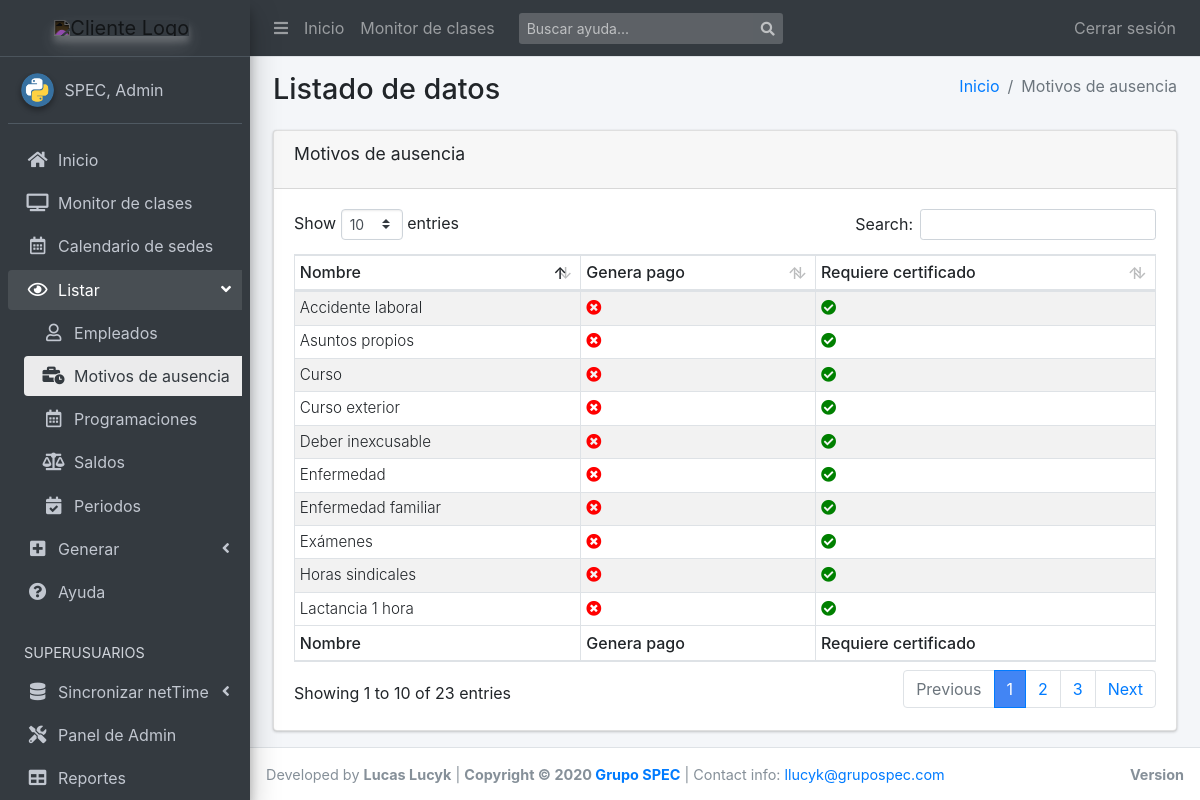
Screenshot of /list/motivos_ausencia/ (signed in) with the database file from the repository.
### scg_app/models.py (models this page shows, shortened)
class MotivoAusencia(models.Model):
    id_netTime = models.PositiveIntegerField(
        default=0,
        validators=[MinValueValidator(1)],
        unique=True,
    )
    nombre = models.CharField(
        max_length=50, unique=True, blank=False, null=False)
    genera_pago = models.BooleanField(blank=True, default=False)
    requiere_certificado = models.BooleanField(blank=True, default=True)
    class Meta:
        verbose_name = 'Motivo de Ausencia'
        verbose_name_plural = 'Motivos de Ausencia'
        ordering = ["nombre", ]
        get_latest_by = 'nombre'

### scg_app/views.py (the view)
# urls.py: path('motivos_ausencia/', views.MotivosAusenciaList.as_view(),
class MotivosAusenciaList(LoginRequiredMixin, ListView):
    model = MotivoAusencia
    template_name = 'apps/scg_app/list/motivos_ausencia.html'
    context_object_name = 'motivos_list'
    ordering = ['nombre']

### templates/apps/scg_app/list/motivos_ausencia.html
{% extends "apps/scg_app/list/base.html" %}
{% block active_ver_mot_aus %} active {% endblock %}
{% block route %}
  <li class="breadcrumb-item"><a href="{% url 'index' %}">Inicio</a></li>
  <li class="breadcrumb-item active">Motivos de ausencia</li>
{% endblock route %}
{% block tableName %}Motivos de ausencia{% endblock %}
{% block tableHeaders %}
  <tr>
    <th>Nombre</th>
    <th>Genera pago</th>
    <th>Requiere certificado</th>
  </tr>
{% endblock %}
{% block tableBody %}
  {% for motivo in motivos_list %}
    <tr>
      <td class="align-middle">{{motivo.nombre|capfirst}}</td>
      <td class="align-middle">
        {% if motivo.genera_pago %}
          <i class="fas fa-check-circle" style="color: green !important;"></i>
        {% else %}
          <i class="fas fa-times-circle" style="color: red !important;"></i>
        {% endif %}
      </td>
      <td class="align-middle">
        {% if motivo.requiere_certificado %}
          <i class="fas fa-check-circle" style="color: green !important;"></i>
        {% else %}
          <i class="fas fa-times-circle" style="color: red !important;"></i>
        {% endif %}
      </td>
    </tr>
  {% endfor %}
{% endblock %}
{% block tableFooter %}
  <tr>
    <th>Nombre</th>
    <th>Genera pago</th>
    <th>Requiere certificado</th>
  </tr>
{% endblock %}

### templates/base_template.html (shortened to what this page needs)
<!DOCTYPE html>
<html lang="es">
<head>
  {% load static %}
  <link rel="stylesheet" href="{%  static 'css/main.css' %}">
  <link rel="stylesheet" href="{% static 'plugins/ionicons/ionicons.min.css' %}">
  <link rel="stylesheet" href="{%  static 'dist/css/adminlte.min.css' %}">
  <link rel="stylesheet" href="{% static 'plugins/chart.js/Chart.min.css' %}" />
  <link rel="stylesheet" href="{% static 'plugins/bootstrap/css/bootstrap.min.css' %}" />
  <link rel="stylesheet" href="{%  static 'plugins/fontawesome-free/css/all.min.css' %}">
  {% block extra_css %}
  {% endblock %}
</head>
<body class="hold-transition sidebar-mini layout-fixed .layout-footer-fixed .layout-navbar-fixed">
{% block body %}
<div class="wrapper">
  <nav class="main-header navbar navbar-expand navbar-dark navbar-dark">
    <ul class="navbar-nav">
      <li class="nav-item">
        <a class="nav-link" data-widget="pushmenu" href="#" role="button"><i class="fas fa-bars"></i></a>
      </li>
      <li class="nav-item d-none d-sm-inline-block">
        <a href="{% url 'index' %}" class="nav-link">Inicio</a>
      </li>
      <li class="nav-item d-none d-sm-inline-block">
        <a href="{% url 'clases_view'%}" class="nav-link">Monitor de clases</a>
      </li>
    </ul>
    <form class="form-inline ml-3" action="{% url 'help_list' %}">
      <div class="input-group input-group-sm">
        <input class="form-control form-control-navbar" type="search" placeholder="Buscar ayuda..." aria-label="Buscar" name="q">
        <div class="input-group-append">
          <button class="btn btn-navbar" type="submit">
            <i class="fas fa-search"></i>
          </button>
        </div>
      </div>
    </form>
    <ul class="navbar-nav ml-auto">
      {% if user.is_authenticated %}
        <li class="nav-item">
          <a class="nav-link" href="{% url 'logout'%}?next={{request.path}}">
          Cerrar sesi&oacute;n
          </a>
        </li>
      {% endif %}
    </ul>
  </nav>
  <aside class="main-sidebar sidebar-dark-primary elevation-4">
    <a id="logo-big" href="{% url 'index' %}" class="brand-link text-center" style="display:none;">
      <img src="https://megatlon.com/megatlon/images/megatlon.svg"
           alt="Cliente Logo"
           class="brand-image elevation-3 invert-color img-center"
           style="opacity: .8;">
      <span class="brand-text font-weight-light">&nbsp;</span>
    </a>
    <div class="sidebar">
      <div class="user-panel mt-3 pb-3 mb-3 d-flex">
        <div class="image">
          <img src="{% static 'img/python.png' %}" class="img-circle elevation-2" alt="User Image">
        </div>
        <div class="info">
          <a href="#" class="d-block">{{ user.last_name }}, {{ user.first_name }}</a>
        </div>
      </div>
      <nav class="mt-2">
        <ul class="nav nav-pills nav-sidebar flex-column nav-child-indent" data-widget="treeview" role="menu" data-accordion="false">
          <li class="nav-item">
            <a href="{% url 'index' %}" class="nav-link {% block active_home %}{% endblock %}">
              <i class="nav-icon fas fa-home"></i>
              <p>Inicio</p>
            </a>
          </li>
          <li class="nav-item">
            <a href="{% url 'clases_view'%}" class="nav-link {% block active_monitor %}{% endblock %}">
              <i class="nav-icon fas fa-tv"></i>
              <p>Monitor de clases</p>
            </a>
          </li>
          <li class="nav-item">
            <a href="{% url 'sede_calendar'%}" class="nav-link {% block active_sede_calendar %}{% endblock %}">
              <i class="nav-icon far fa-calendar-alt"></i>
              <p>Calendario de sedes</p>
            </a>
          </li>
          <li class="nav-item has-treeview {% block open_ver %}{% endblock %}">
            <a href="#" class="nav-link">
              <i class="nav-icon far fa-eye"></i>
              <p>
                Listar
                <i class="fas fa-angle-left right"></i>
              </p>
            </a>
            <ul class="nav nav-treeview">
              <li class="nav-item">
                <a href="{% url 'empleados_view'%}" class="nav-link {% block active_ver_empleados %}{% endblock %}">
                  <i class="far fa-user nav-icon"></i>
                  <p>Empleados</p>
                </a>
              </li>
              <li class="nav-item">
                <a href="{% url 'motivos_ausencia_view'%}" class="nav-link {% block active_ver_mot_aus %}{% endblock %}">
                  <i class="fas fa-business-time nav-icon"></i>
                  <p>Motivos de ausencia</p>
                </a>
              </li>
              <li class="nav-item">
                <a href="{% url 'programaciones_view'%}" class="nav-link {% block active_ver_program %}{% endblock %}">
                  <i class="far fa-calendar-alt nav-icon"></i>
                  <p>Programaciones</p>
                </a>
              </li>
              <li class="nav-item">
                <a href="{% url 'saldos_view'%}" class="nav-link {% block active_ver_saldos %}{% endblock %}">
                  <i class="fas fa-balance-scale nav-icon"></i>
                  <p>Saldos</p>
                </a>
              </li>
              <li class="nav-item">
                <a href="{% url 'periodos_view'%}" class="nav-link {% block active_ver_periodos %}{% endblock %}">
                  <i class="fas fa-calendar-check nav-icon"></i>
                  <p>Periodos</p>
                </a>
              </li>
            </ul>
          </li>
          <li class="nav-item has-treeview {% block open_crear %}{% endblock %}">
            <a href="#" class="nav-link">
              <i class="nav-icon fas fa-plus-square"></i>
              <p>
                Generar
                <i class="right fas fa-angle-left"></i>
              </p>
            </a>
          </li>
          <li class="nav-item">
            <a href="{% url 'help_list'%}" class="nav-link {% block active_help %}{% endblock %}">
              <i class="nav-icon fas fa-question-circle"></i>
              <p>Ayuda</p>
            </a>
          </li>
          {% if user.is_superuser %}
            <li class="nav-header">SUPERUSUARIOS</li>
            <li class="nav-item has-treeview">
              <a href="#" class="nav-link">
                <i class="nav-icon fas fa-database"></i>
                <p>
                  Sincronizar netTime
                  <i class="right fas fa-angle-left"></i>
                </p>
              </a>
            </li>
            <li class="nav-item">
              <a href="/admin/" target="_blank" class="nav-link">
                <i class="nav-icon fas fa-tools"></i>
                <p>Panel de Admin</p>
              </a>
            </li>
            <li class="nav-item">
              <a href="/report_builder/" class="nav-link">
                <i class="nav-icon fas fa-table"></i>
                <p>Reportes</p>
              </a>
            </li>
          {% endif %}
        </ul>
      </nav>
    </div>
  </aside>
  <div class="content-wrapper">
    <section class="content-header">
      <div class="container-fluid">
        <div class="row mb-2">
          <div class="col-sm-6">
            <h1>{% block namepage %}Inicio{% endblock %}</h1>
          </div>
          <div class="col-sm-6">
            <ol class="breadcrumb float-sm-right">
              {% block route %}{% endblock %}
            </ol>
          </div>
        </div>
      </div>
    </section>
    <section class="content">
      <div class="container-fluid">
        {% block content %}{% endblock %}
      </div>
    </section>
  </div>
  <footer class="main-footer">
    <div class="float-right d-none d-sm-block">
      <b>Version</b>
    </div>
    Developed by <strong>Lucas Lucyk</strong> |
    <strong>Copyright &copy; 2020 <a href="https://grupospec.com/es/">Grupo SPEC</a></strong>
    | Contact info: <a href="mailto:llucyk@grupospec.com">llucyk@grupospec.com</a>
  </footer>
</div>
{% endblock body %}
</body>
</html>

### static/css/main.css (style rules this page uses)
footer { font-size: .9rem; }
table td { font-size: .95rem; font-weight: 300; }
table th { font-size: 1rem; font-weight: 500; }
.fa-check-circle { color: green !important; }
.fa-times-circle { color: red !important; }
.invert-color { -webkit-filter: invert(1); filter: invert(1); }
.img-center { float: none !important; }

### rows the page displays
MotivoAusencia: nombre "Accidente laboral", genera_pago False (drawn), requiere_certificado True (drawn)
MotivoAusencia: nombre "Asuntos propios", genera_pago False (drawn), requiere_certificado True (drawn)
MotivoAusencia: nombre "Curso", genera_pago False (drawn), requiere_certificado True (drawn)
MotivoAusencia: nombre "Curso exterior", genera_pago False (drawn), requiere_certificado True (drawn)
MotivoAusencia: nombre "Deber inexcusable", genera_pago False (drawn), requiere_certificado True (drawn)
MotivoAusencia: nombre "Enfermedad", genera_pago False (drawn), requiere_certificado True (drawn)
MotivoAusencia: nombre "Enfermedad familiar", genera_pago False (drawn), requiere_certificado True (drawn)
MotivoAusencia: nombre "Exámenes", genera_pago False (drawn), requiere_certificado True (drawn)
MotivoAusencia: nombre "Horas sindicales", genera_pago False (drawn), requiere_certificado True (drawn)
MotivoAusencia: nombre "Lactancia 1 hora", genera_pago False (drawn), requiere_certificado True (drawn)

### other values shown
{{ user.last_name }} "SPEC"
{{ user.first_name }} "Admin"
